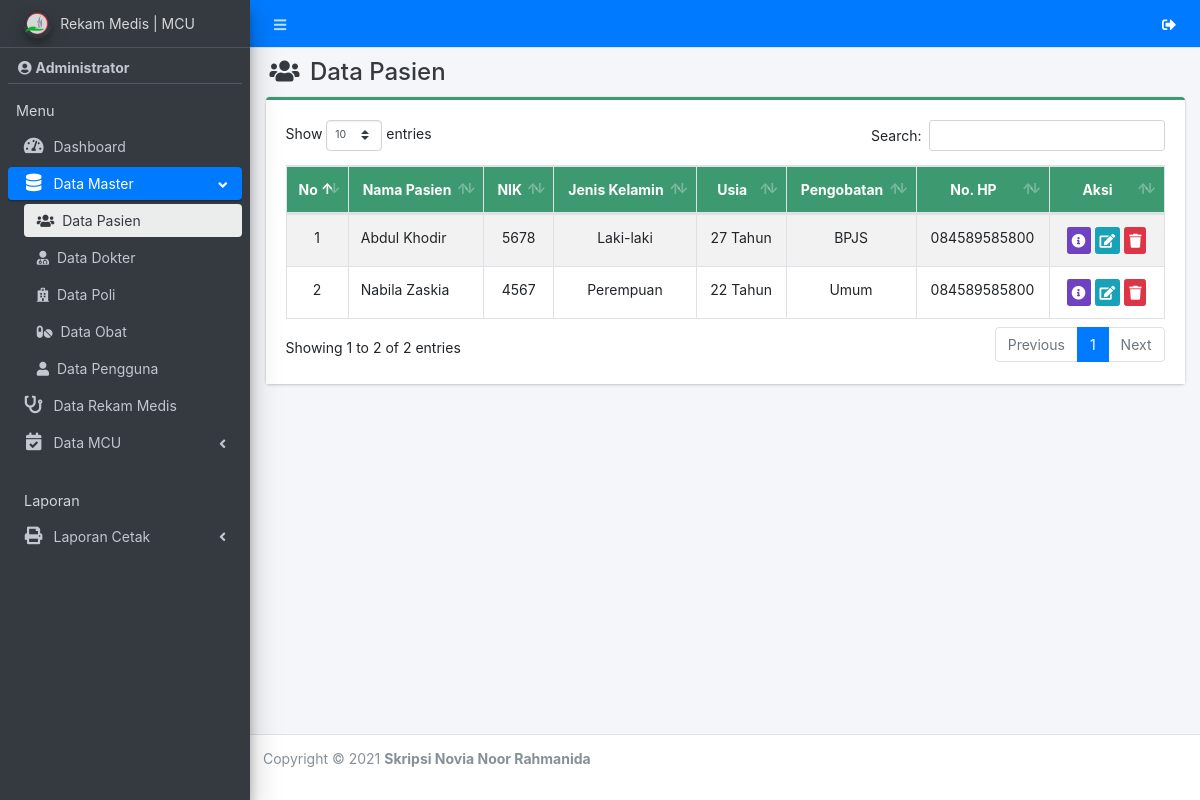
Page /admin/pasien/index.php (signed in) on the committed database.
### tables this page shows
CREATE TABLE `pasien` (
  `id_pasien` int(11) NOT NULL,
  `no_kartu` varchar(30) NOT NULL,
  `nm_pasien` varchar(50) NOT NULL,
  `nik` varchar(30) NOT NULL,
  `jk` varchar(20) NOT NULL,
  `tmpt_lahir` varchar(50) NOT NULL,
  `tgl_lahir` date NOT NULL,
  `pekerjaan` varchar(50) NOT NULL,
  `alamat` text NOT NULL,
  `jp` varchar(20) NOT NULL,
  `bpjs` varchar(30) DEFAULT NULL,
  `id_poli` int(11) NOT NULL,
  `hp` varchar(20) NOT NULL,
  `id_user` int(11) NOT NULL,
  `tgl_input` date NOT NULL
);

### admin/pasien/index.php (the view, shortened to what this page needs)
<?php
require '../../app/config.php';
include_once '../../template/header.php';
include_once '../../template/sidebar.php';
?>
<div class="content-wrapper">
    <div class="content-header">
        <div class="container-fluid">
            <div class="row">
                <div class="col-sm-6">
                    <h4 class="m-0 text-dark"><i class="fa fa-users ml-1 mr-1"></i> Data Pasien</h4>
                </div>
                <div class="col-sm-6 text-right">
                </div>
            </div>
        </div>
    </div>
    <section class="content">
        <div class="container-fluid">
            <div class="row">
                <div class="col-md-12">
                    <div class="card card-olive card-outline">
                        <div class="card-body" style="background-color: white;">
                            <div class="table-responsive">
                                <table id="example1" class="table table-bordered table-striped dataTable">
                                    <thead class="bg-olive">
                                        <tr align="center">
                                            <th>No</th>
                                            <th>Nama Pasien</th>
                                            <th>NIK</th>
                                            <th>Jenis Kelamin</th>
                                            <th>Usia</th>
                                            <th>Pengobatan</th>
                                            <th>No. HP</th>
                                            <th>Aksi</th>
                                        </tr>
                                    </thead>
                                    <tbody>
                                        <?php
                                        $no2 = 1;
                                        $data = $con->query("SELECT * FROM pasien ORDER BY id_pasien DESC");
                                        while ($row = $data->fetch_array()) {
                                            $tgl = new DateTime($row['tgl_lahir']);
                                            $today = new DateTime('today');
                                            $y = $today->diff($tgl)->y;
                                        ?>
                                            <tr>
                                                <td align="center" width="5%"><?= $no2++ ?></td>
                                                <td><?= $row['nm_pasien'] ?></td>
                                                <td align="center"><?= $row['nik'] ?></td>
                                                <td align="center"><?= $row['jk'] ?></td>
                                                <td align="center"><?= $y . ' Tahun' ?></td>
                                                <td align="center"><?= $row['jp'] ?></td>
                                                <td align="center"><?= $row['hp'] ?></td>
                                                <td align="center" width="13%">
                                                    <a href="#id<?= $row[0]; ?>" data-toggle="modal" class="btn bg-purple btn-xs" title="Detail"><i class="fa fa-info-circle"></i></a>
                                                    <a href="edit?id=<?= $row[0] ?>" class="btn btn-info btn-xs" title="Edit"><i class="fa fa-edit"></i></a>
                                                    <a href="hapus?id=<?= $row[0] ?>" class="btn btn-danger btn-xs alert-hapus" title="Hapus"><i class="fa fa-trash"></i></a>
                                                </td>
                                            </tr>
                                        <?php } ?>
                                    </tbody>
                                </table>
                            </div>
                        </div>
                    </div>
                </div>
            </div>
        </div>
    </section>
</div>
<?php
include_once '../../template/footer.php';
?>

### rows in the picture
pasien: nm_pasien "Abdul Khodir", nik "5678", jk "Laki-laki", tgl_lahir "27", jp "BPJS", hp "084589585800"
pasien: nm_pasien "Nabila Zaskia", nik "4567", jk "Perempuan", tgl_lahir "22", jp "Umum", hp "084589585800"

### other values in the picture
$_SESSION['nm_user'] "Administrator"
